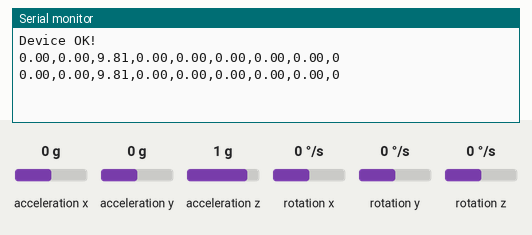
Bench run of a sketch on a simulated Arduino Uno, built with avr-gcc and run on an emulated ATmega328P. Shown: the last lines printed to the serial monitor. The inputs (shaded band) are chosen by the test bench; at power-on: acceleration z 1 g, acceleration x 0 g, acceleration y 0 g, rotation x 0 °/s, rotation y 0 °/s, rotation z 0 °/s.

Above: at 1.8 s.
1.9 s: acceleration z set to 0 g
At 2.8 s:
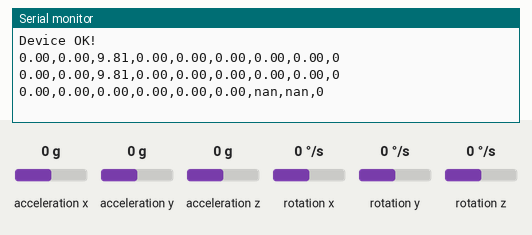
4.5 s: acceleration x set to -1.4 g
At 5.6 s:
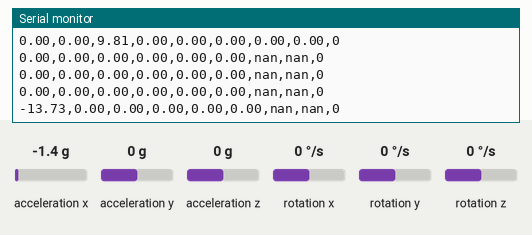
6.0 s: acceleration y set to -1.4 g
At 6.5 s:
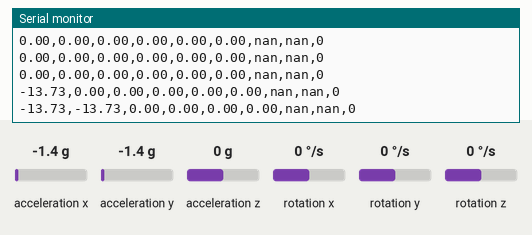
7.5 s: rotation x set to -192 °/s
At 8.8 s:
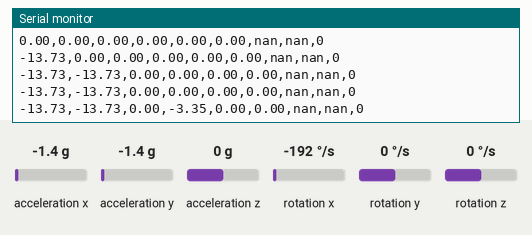
9.0 s: rotation y set to -192 °/s
At 9.9 s:
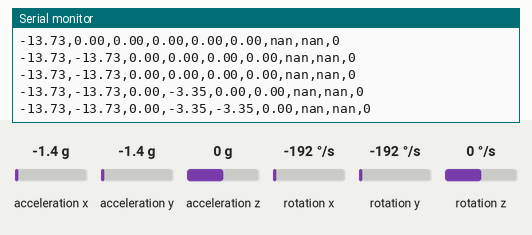

Measured:
- after the input at 1.9 s, the serial monitor: prints a new line after 0.11 s (image 1)
- after the input at 4.5 s, the serial monitor: prints a new line after 0.52 s (image 2)
- after the input at 6.0 s, the serial monitor: prints a new line at once (image 3)
- after the input at 7.5 s, the serial monitor: prints a new line after 0.53 s (image 4)
- after the input at 9.0 s, the serial monitor: prints a new line at once (image 5)

The sketch:

IMU_Error_Model.ino
```cpp
#include "LSM6DS3.h"
#include "Wire.h"

float accx, accy, accz;
float vx, vy;
float v0x, v0y;
float posx, pos0x;
float posy, pos0y;
float gx, gy, gz;
float agx, agy, agz;
float angx, angy, angz;
float ang0x, ang0y, ang0z;
long prev_time, dt;
//Create an instance of class LSM6DS3
LSM6DS3 myIMU(I2C_MODE, 0x6A);    //I2C device address 0x6A

void setup() {
    // put your setup code here, to run once:
    Serial.begin(9600);
    while (!Serial);
    //Call .begin() to configure the IMUs
    if (myIMU.begin() != 0) {
        Serial.println("Device error");
    } else {
        Serial.println("Device OK!");
    }
}

void loop() {

  accx= myIMU.readFloatAccelX()*9.81;
  accy= myIMU.readFloatAccelY()*9.81;
  accz= myIMU.readFloatAccelZ()*9.81;
  gx=myIMU.readFloatGyroX()*M_PI/180;
  gy=myIMU.readFloatGyroY()*M_PI/180;
  gz=myIMU.readFloatGyroZ()*M_PI/180;

  dt=(millis()-prev_time)*pow(10,-3);
  prev_time=millis()*pow(10,-3);
  //Position Reading
  if(accx>0.5 || accx<-0.5){
    vx= v0x + accx*dt;
    posx=pos0x + v0x*dt + 0.5*accx*dt*dt;
    v0x=vx;
    pos0x=posx;
  }

  if(accy>0.2 || accy<-0.2){
    vy= v0y + accy*dt;
    posy=pos0y + v0y*dt + 0.5*accy*dt*dt;
    v0y=vy;
    pos0y=posy;
  }

  //Orientation Reading
  /* /
  angx = (gx )*dt + ang0x;
  angy = (gy )*dt + ang0y;//*/
  //Calcular los ángulos con acelerometro
  float agx = atan(accy / sqrt(pow(accx, 2) + pow(accz, 2)))*(180.0 / 3.14);
  float agy = atan(-accx / sqrt(pow(accy, 2) + pow(accz, 2)))*(180.0 / 3.14);
  //Calcular angulo de rotación con giroscopio y filtro complementario
  angx = 0.98*(ang0x + (gx )*dt) + 0.02*agx;
  angy = 0.98*(ang0y + (gy)*dt) + 0.02*agy;
  ang0x=angx;
  ang0y=angy;

    //Accelerometer

    Serial.print(accx);
    Serial.print(",");
    Serial.print(accy);
    Serial.print(",");
    Serial.print(accz);

    //Gyroscope
    Serial.print(",");
    Serial.print(gx);
    Serial.print(",");
    Serial.print(gy);
    Serial.print(",");
    Serial.print(gz);
    Serial.print(",");
    Serial.print(angx);
    Serial.print(",");
    Serial.print(angy);
    Serial.print(",");
    Serial.println(0);
    //Thermometer
    /*Serial.print("\nThermometer:\n");
    Serial.print(" Degrees C1 = ");
    Serial.println(myIMU.readTempC(), 4);
    Serial.print(" Degrees F1 = ");
    Serial.println(myIMU.readTempF(), 4);*/

    delay(1000);
}
```
